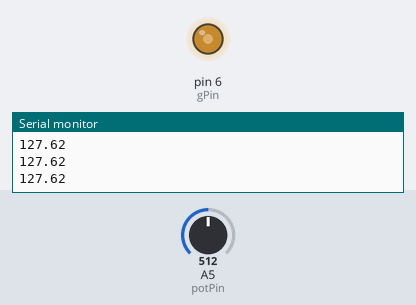
Bench run of a sketch on a simulated Arduino Uno, built with avr-gcc and run on an emulated ATmega328P. Parts: output pins drawn as LEDs (lit = HIGH), the last lines printed to the serial monitor. The test bench sets the inputs (shaded band); at power-on: A5 (potPin) = 512.

Above: at 1.2 s.
1.3 s: A5 (potPin) set to 716
At 2.5 s:
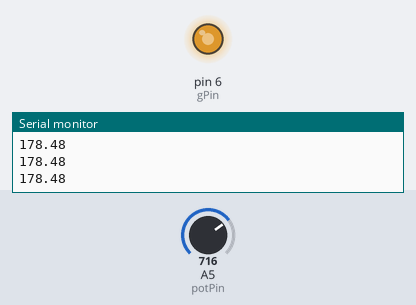
2.8 s: A5 (potPin) set to 900
At 3.5 s:
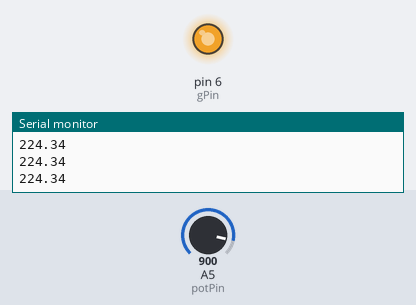
4.3 s: A5 (potPin) set to 122
At 5.5 s:
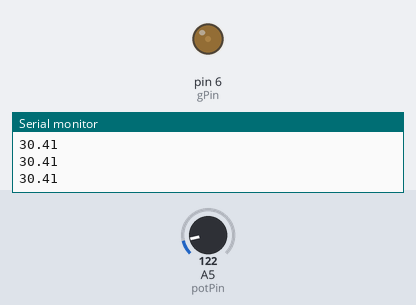
5.8 s: A5 (potPin) set to 0
At 6.8 s:
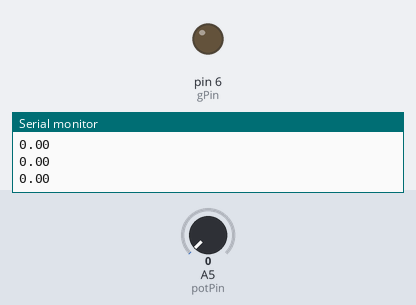
7.3 s: A5 (potPin) set to 511
At 8.2 s:
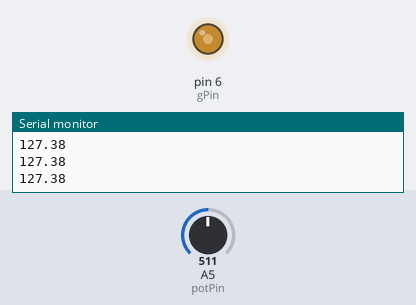
Timing chart, 0 to 9.8 s (numbered marks = the images above; inputs shaded):
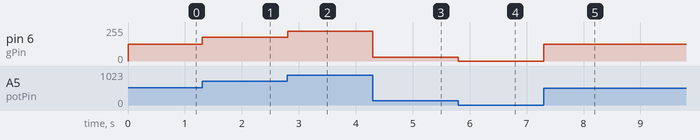

The sketch:

LED_dimmer.ino
```cpp
int potPin=A5;
int gPin=6;
int PotVal;
float LEDVal;
void setup() {
  // put your setup code here, to run once:
  pinMode(potPin,INPUT);
  pinMode(gPin,OUTPUT);
  Serial.begin(9600);


}

void loop() {
  // put your main code here, to run repeatedly:
  PotVal=analogRead(potPin);
  LEDVal=(255./1023.)*PotVal;
  analogWrite(gPin,LEDVal);
  Serial.println(LEDVal);

}
```

Measured:
- after the input at 1.3 s, pin 6 (gPin): 127/255 → 178/255 at once
- after the input at 2.8 s, pin 6 (gPin): 178/255 → 224/255 at once
- after the input at 4.3 s, pin 6 (gPin): 224/255 → 30/255 at once
- after the input at 5.8 s, pin 6 (gPin): 30/255 → 0/255 at once
- after the input at 7.3 s, pin 6 (gPin): 0/255 → 127/255 at once
